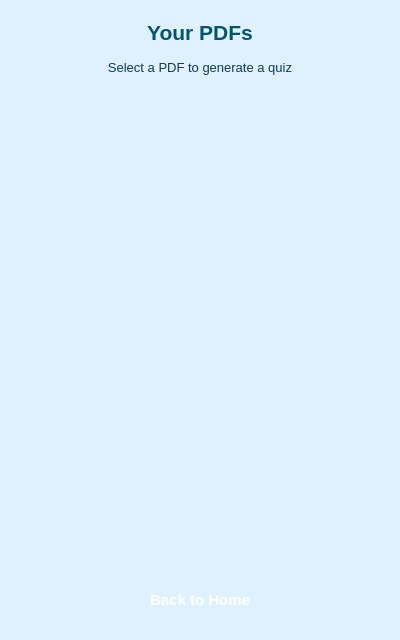
<?xml version="1.0" encoding="UTF-8"?>
<ui version="4.0">
 <class>ShowPdfs</class>
 <widget class="QDialog" name="ShowPdfs">
  <property name="geometry">
   <rect>
    <x>0</x>
    <y>0</y>
    <width>400</width>
    <height>640</height>
   </rect>
  </property>
  <property name="minimumSize">
   <size>
    <width>400</width>
    <height>640</height>
   </size>
  </property>
  <property name="maximumSize">
   <size>
    <width>400</width>
    <height>640</height>
   </size>
  </property>
  <property name="windowTitle">
   <string>PDFs</string>
  </property>
  <property name="styleSheet">
   <string notr="true">QDialog {
  background-color: #DFF1FF;
}
QLabel {
  color: #0D3D56;
}
QScrollArea {
  border: none;
  background-color: transparent;
}
QScrollBar:vertical {
  background: transparent;
  width: 10px;
  margin: 0px;
}
QScrollBar::handle:vertical {
  background: #9CCCE0;
  min-height: 20px;
  border-radius: 5px;
}
QScrollBar::add-line:vertical, QScrollBar::sub-line:vertical {
  height: 0px;
}
QScrollBar::add-page:vertical, QScrollBar::sub-page:vertical {
  background: none;
}</string>
  </property>
  <layout class="QVBoxLayout" name="verticalLayout">
   <property name="spacing">
    <number>15</number>
   </property>
   <property name="leftMargin">
    <number>20</number>
   </property>
   <property name="topMargin">
    <number>20</number>
   </property>
   <property name="rightMargin">
    <number>20</number>
   </property>
   <property name="bottomMargin">
    <number>20</number>
   </property>
   <item>
    <widget class="QLabel" name="titleLabel">
     <property name="font">
      <font>
       <family>Segoe UI</family>
       <pointsize>14</pointsize>
       <bold>true</bold>
      </font>
     </property>
     <property name="text">
      <string>Your PDFs</string>
     </property>
     <property name="alignment">
      <set>Qt::AlignCenter</set>
     </property>
     <property name="styleSheet">
      <string notr="true">color: #005571; font-size: 16pt;</string>
     </property>
    </widget>
   </item>
   <item>
    <widget class="QLabel" name="instructionLabel">
     <property name="font">
      <font>
       <family>Segoe UI</family>
       <pointsize>10</pointsize>
      </font>
     </property>
     <property name="text">
      <string>Select a PDF to generate a quiz</string>
     </property>
     <property name="alignment">
      <set>Qt::AlignCenter</set>
     </property>
     <property name="styleSheet">
      <string notr="true">color: #0D3D56;</string>
     </property>
    </widget>
   </item>
   <item>
    <widget class="QScrollArea" name="scrollArea">
     <property name="widgetResizable">
      <bool>true</bool>
     </property>
     <property name="styleSheet">
      <string notr="true">background-color: transparent;
border: none;</string>
     </property>
     <widget class="QWidget" name="scrollAreaWidgetContents">
      <property name="geometry">
       <rect>
        <x>0</x>
        <y>0</y>
        <width>358</width>
        <height>496</height>
       </rect>
      </property>
      <property name="styleSheet">
       <string notr="true">background-color: transparent;</string>
      </property>
     </widget>
    </widget>
   </item>
   <item>
    <widget class="QPushButton" name="BackHomePage">
     <property name="minimumSize">
      <size>
       <width>0</width>
       <height>40</height>
      </size>
     </property>
     <property name="font">
      <font>
       <family>Segoe UI</family>
       <pointsize>11</pointsize>
      </font>
     </property>
     <property name="styleSheet">
      <string notr="true">background: qlineargradient(x1:0, y1:0, x2:0, y2:1,
                          stop:0 #4C9CC0, stop:1 #0D3D56);
color: white;
border: none;
border-radius: 4px;
padding: 8px;
font-weight: bold;</string>
     </property>
     <property name="text">
      <string>Back to Home</string>
     </property>
    </widget>
   </item>
  </layout>
 </widget>
 <resources/>
 <connections/>
</ui>
